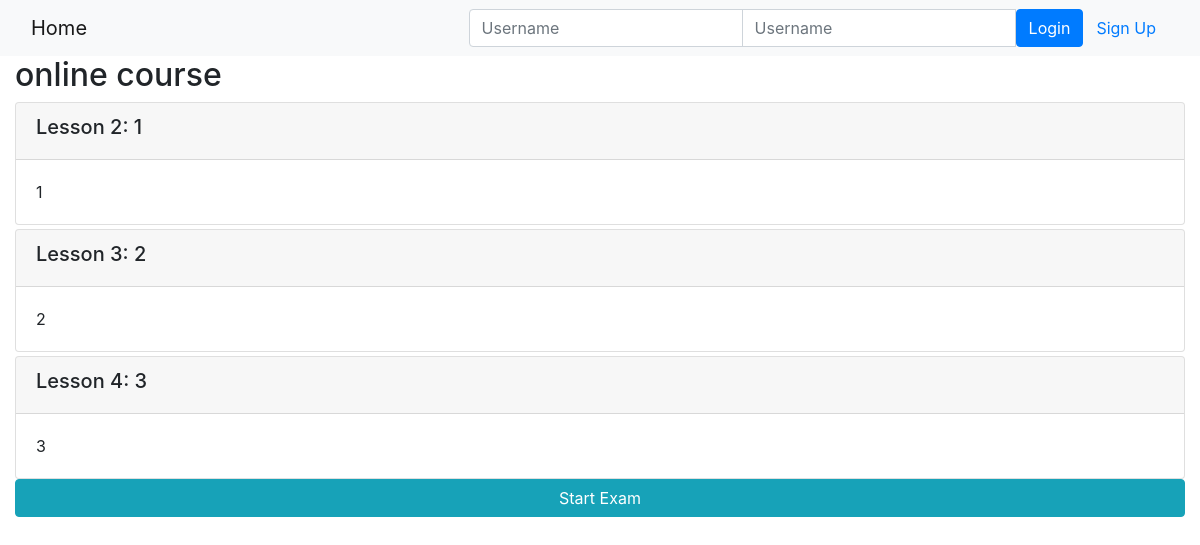
Page /onlinecourse/1/ on the earlier database version.
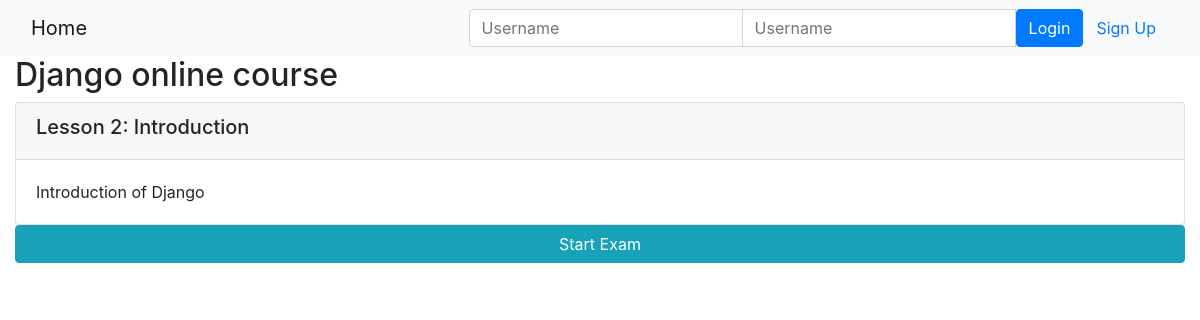
Same page on the later database version.
### onlinecourse/models.py (models this page shows, shortened)
class Course(models.Model):
    name = models.CharField(null=False, max_length=30, default='online course')
    image = models.ImageField(upload_to='course_images/')
    description = models.CharField(max_length=1000)
    pub_date = models.DateField(null=True)
    instructors = models.ManyToManyField(Instructor)
    users = models.ManyToManyField(settings.AUTH_USER_MODEL, through='Enrollment')
    total_enrollment = models.IntegerField(default=0)
    is_enrolled = False

class Lesson(models.Model):
    title = models.CharField(max_length=200, default="title")
    order = models.IntegerField(default=0)
    course = models.ForeignKey(Course, on_delete=models.CASCADE)
    content = models.TextField()

### onlinecourse/views.py (the view)
# urls.py: path('<int:pk>/', views.CourseDetailView.as_view(), name='course_details'),
class CourseDetailView(generic.DetailView):
    model = Course
    template_name = 'onlinecourse/course_detail_bootstrap.html'

### onlinecourse/templates/onlinecourse/course_detail_bootstrap.html (shortened to what this page needs)
<!DOCTYPE html>
<html lang="en">
<head>
     {% load static %}
    <link rel="stylesheet" href="https://maxcdn.bootstrapcdn.com/bootstrap/4.5.2/css/bootstrap.min.css">
</head>
<body>
    <nav class="navbar navbar-light bg-light">
        <div class="container-fluid">
            <div class="navbar-header">
                  <a class="navbar-brand" href="{% url 'onlinecourse:index' %}">Home</a>
            </div>
            <ul class="nav navbar-nav navbar-right">
                {% if user.is_authenticated %}
                <li>
                    <a class="btn btn-link" href="#">{{ user.first_name }}({{ user.username }})</a>
                    <a class="btn btn-link" href="{% url 'onlinecourse:logout' %}">Logout</a>
                </li>
                {% else %}
                <li>
                    <form class="form-inline" action="{% url 'onlinecourse:login' %}" method="post">
                        <div class="input-group">
                            <input type="text" class="form-control" placeholder="Username" name="username" >
                            <input type="password" class="form-control" placeholder="Username" name="psw" >
                            <button class="btn btn-primary" type="submit">Login</button>
                            <a class="btn btn-link" href="{% url 'onlinecourse:registration' %}">Sign Up</a>
                        </div>
                    </form>
                </li>
                {% endif %}
            </ul>
        </div>
    </nav>
    <div class="container-fluid">
            <h2>{{ course.name }}</h2>
            <div class="card-columns-vertical">
                {% for lesson in course.lesson_set.all %}
                    <div class="card mt-1">
                        <div class="card-header"><h5>Lesson {{lesson.order|add:1}}: {{lesson.title}}</h5></div>
                        <div class="card-body">{{lesson.content}}</div>
                    </div>
                {% endfor %}
                <button class="btn btn-info btn-block" type="button" data-toggle="collapse" data-target="#exam" aria-expanded="false" aria-controls="collapseExample">
                    Start Exam
                </button>
            </div>
</body>
</html>

Differences in the rows shown:
removed Lesson: order|add "3", title "2", content "2"
removed Lesson: order|add "4", title "3", content "3"
changed Course: name "online course" → "Django online course"
changed Lesson: title "1" → "Introduction"; content "1" → "Introduction of Django"
